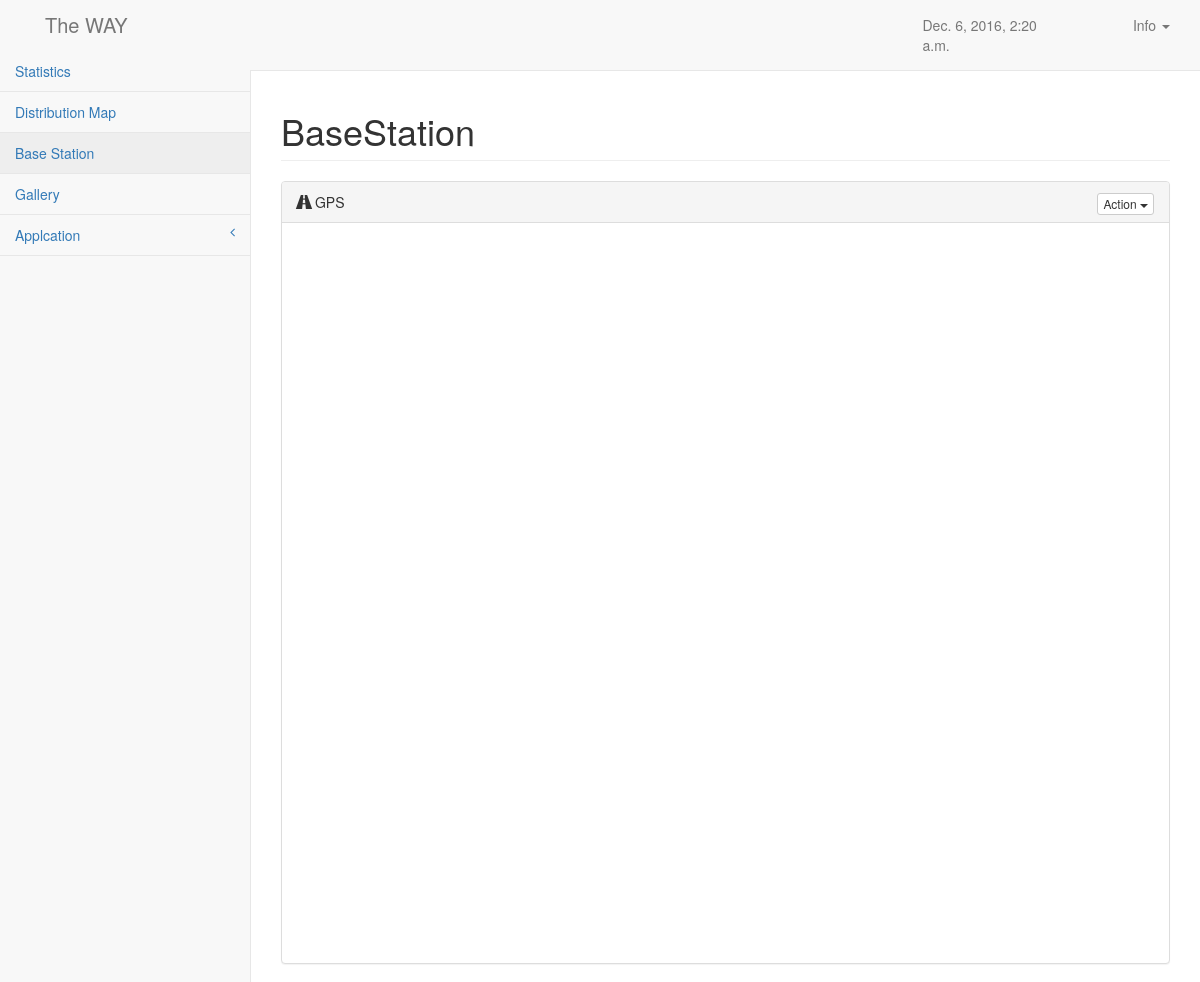
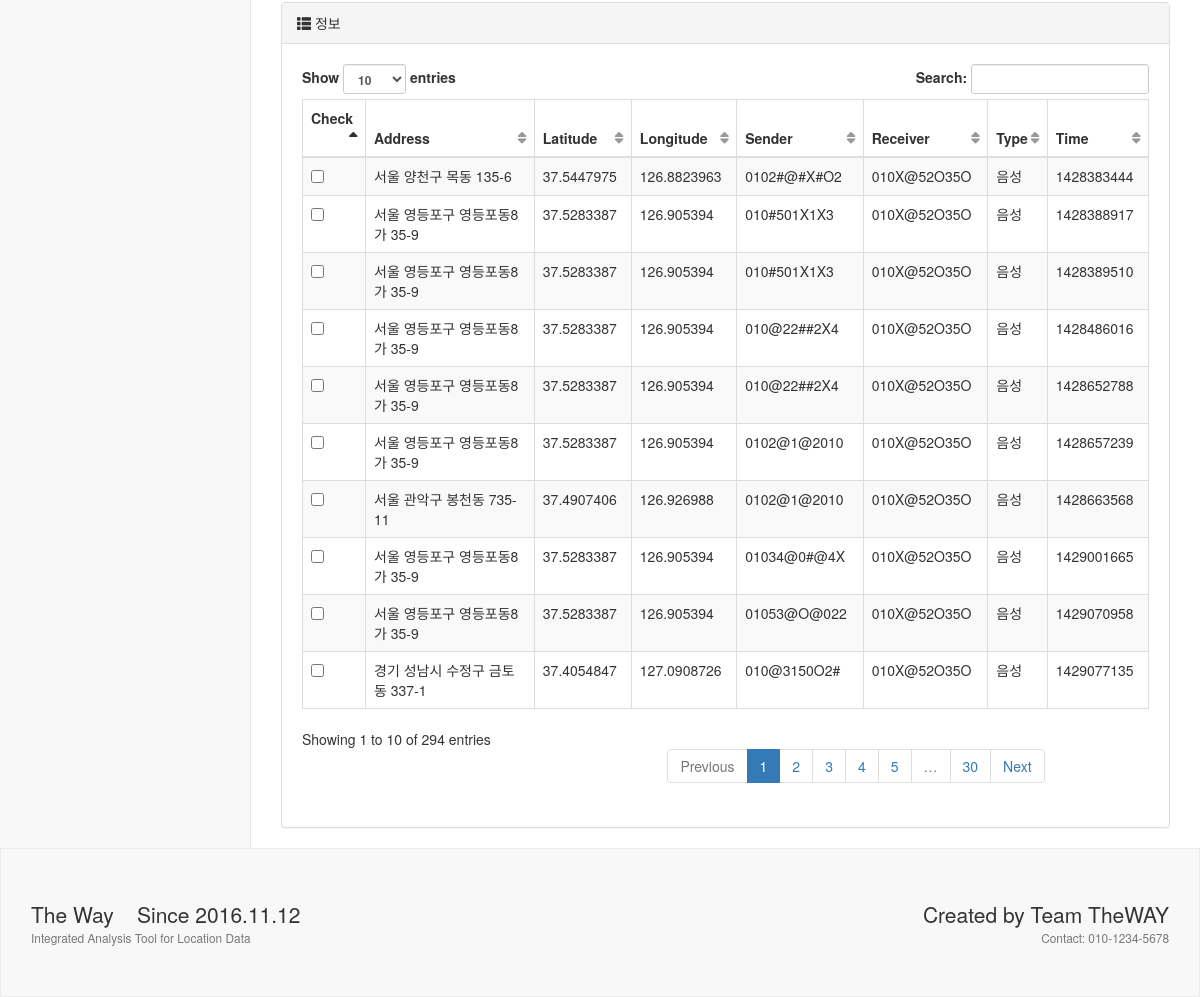
The page /result/basestation on the database its author committed (2 pictures, top to bottom).
### twpoint/models.py (models this page shows, shortened)
class BaseStation(models.Model):
    time = models.CharField(max_length=255)
    location = models.CharField(max_length=255)
    lat = models.FloatField('Latitude')
    lng = models.FloatField('Longitude')
    sender = models.CharField(max_length=255)
    receiver = models.CharField(max_length=255)
    type = models.CharField(max_length=255)

### twpoint/views.py (the view)
# urls.py: url(r'^result/basestation$', views.base_station, name="basestation"),
def base_station(request):
    applications = Application.objects.all()
    user = UserInfo.objects.all()
    stations = BaseStation.objects.all()
    context = {
        'time': timezone.localtime(timezone.now()),
        'application': applications,
        'user': user,
        'stations': stations,
    }
    return render(request, 'twpoint/basestation.html', context)

### twpoint/models.py (called while the page is built)
    def __str__(self):
        return self.app_name

### twpoint/templates/twpoint/basestation.html (shortened to what this page needs)
{% extends 'twpoint/base.html' %}
{% block css_sb %}
{% load static %} <link href="{% static 'twpoint/bootstrapdist/css/sb-admin-2.css' %}" rel="stylesheet">
{% endblock %}
{% block main_content %}
<div id="page-wrapper">
    <div class="row">
        <div class="col-lg-12">
            <h1 class="page-header"> BaseStation</h1>
        </div>
    </div>
    <div class="row">
        <div class="col-lg-12">
            <div class="panel panel-default">
                <div class="panel-heading">
                    <i class="glyphicon glyphicon-road"></i> GPS
                    <div class="pull-right">
                        <div class="btn-group">
                            <button type="button" class="btn btn-default btn-xs dropdown-toggle" data-toggle="dropdown">
                                Action
                                <span class="caret"></span>
                            </button>
                        </div>
                    </div>
                </div>
                <div class="panel-body">
                    <div id="bs_map"></div>
                </div>
            </div>
        </div>
        <div class="col-lg-12">
            <div class="panel panel-default">
                <div class="panel-heading">
                    <i class="glyphicon glyphicon-th-list"></i>  정보
                </div>
                <div class="panel-body">
                    <div class="row">
                        <div class="col-sm-12">
                            <table width="100%" class="table table-striped table-bordered table-hover" id="station_table">
                                <thead>
                                <tr>
                                    <th>Check</th>
                                    <th>Address</th>
                                    <th>Latitude</th>
                                    <th>Longitude</th>
                                    <th>Sender</th>
                                    <th>Receiver</th>
                                    <th>Type</th>
                                    <th>Time</th>
                                </tr>
                                </thead>
                                <tbody>
                                {% for station in stations %}
                                <tr class="odd gradeA">
                                    <td><input type="checkbox" id="{{ station.id }}" class="s_check"/></td>
                                    <td>{{ station.location }}</td>
                                    <td>{{ station.lat }}</td>
                                    <td>{{ station.lng }}</td>
                                    <td>{{ station.sender }}</td>
                                    <td>{{ station.receiver }}</td>
                                    <td>{{ station.type }}</td>
                                    <td>{{ station.time }}</td>
                                </tr>
                                {% endfor %}
                                </tbody>
                            </table>
                        </div>
                    </div>
                </div>
            </div>
        </div>
    </div>
</div>
{% endblock %}

### twpoint/templates/twpoint/base.html (shortened to what this page needs)
{% load staticfiles %}
<!DOCTYPE html>
<html lang="en">
<head>
    <link href="{% static 'twpoint/vendor/bootstrap/css/bootstrap.css' %}" rel="stylesheet">
    <link href="{% static 'twpoint/vendor/metisMenu/metisMenu.css' %}" rel="stylesheet">
    {% block css_sb %}{% endblock %}
    <link href="{% static 'twpoint/vendor/morrisjs/morris.css' %}" rel="stylesheet">
    <link href="{% static 'twpoint/vendor/font-awesome/css/font-awesome.css' %}" rel="stylesheet" type="text/css">
</head>
<body style="overflow-x:hidden;">
<div class="wrapper">
    {% include 'twpoint/header.html' %}
    {% block main_content %}
    {% endblock %}
    {% include 'twpoint/footer.html' %}
</div>
</body>
</html>

### twpoint/templates/twpoint/header.html (shortened to what this page needs)
<nav class="navbar navbar-default navbar-static-top" role="navigation" style="margin-bottom: 0">
    <div class="col-lg-12">
        <div class="col-lg-2">
            <div class="navbar-header">
                <a class="navbar-brand" href="{% url 'twpoint:index' %}">The WAY</a>
            </div>
        </div>
        <div class="col-lg-2 col-lg-offset-7">
            <p class="navbar-text" style="float:right;"> {{ time }}</p>
        </div>{% if application %}
        <div class="col-lg-1">
            <ul class="nav navbar-nav navbar-right">
                <li id="fat-menu" class="dropdown">
                    <a href="#" class="dropdown-toggle" id="drop3" data-toggle="dropdown" role="button" aria-haspopup="true" aria-expanded="false">
                        Info <span class="caret"></span>
                    </a>
                </li>
            </ul>
        </div>{% endif %}
    </div>{% if application %}
    <div class="navbar-default sidebar" role="navigation">
        <div class="sidebar-nav navbar-collapse" >
            <ul class="nav" id="side-menu">
                <li>
                    <a href="{% url 'twpoint:result' %}"> Statistics </a>
                </li>
                <li>
                    <a href="#Distribution"> Distribution Map</a>
                </li>
                <li>
                    <a href="{% url 'twpoint:basestation' %}"> Base Station</a>
                </li>
                <li>
                    <a href="{% url 'twpoint:gallery' %}"> Gallery</a>
                </li>
                <li>
                    <a href="#"> Applcation<span class="fa arrow"></span></a>
                </li>
            </ul>
        </div>
    </div>{% endif %}
</nav>

### twpoint/templates/twpoint/footer.html
<footer>
    <div class="row">
        <div class="col-lg-12">
            <div class="large left">The Way &nbsp;&nbsp;&nbsp;Since 2016.11.12</div>
            <div class="large right">Created by Team TheWAY</div>
        </div>
        <div class="col-lg-12">
            <div class="copyright text-muted small left">Integrated Analysis Tool for Location Data</div>
            <div class="copyright text-muted small right">Contact: 010-1234-5678</div>
        </div>
    </div>
</footer>

### rows shown on the page
BaseStation: location "서울 양천구 목동 135-6", lat "37.5447975", lng "126.8823963", sender "0102#@#X#O2", receiver "010X@52O35O", type "음성", time "1428383444"
BaseStation: location "서울 영등포구 영등포동8가 35-9", lat "37.5283387", lng "126.905394", sender "010#501X1X3", receiver "010X@52O35O", type "음성", time "1428388917"
BaseStation: location "서울 영등포구 영등포동8가 35-9", lat "37.5283387", lng "126.905394", sender "010#501X1X3", receiver "010X@52O35O", type "음성", time "1428389510"
BaseStation: location "서울 영등포구 영등포동8가 35-9", lat "37.5283387", lng "126.905394", sender "010@22##2X4", receiver "010X@52O35O", type "음성", time "1428486016"
BaseStation: location "서울 영등포구 영등포동8가 35-9", lat "37.5283387", lng "126.905394", sender "010@22##2X4", receiver "010X@52O35O", type "음성", time "1428652788"
BaseStation: location "서울 영등포구 영등포동8가 35-9", lat "37.5283387", lng "126.905394", sender "0102@1@2010", receiver "010X@52O35O", type "음성", time "1428657239"
BaseStation: location "서울 관악구 봉천동 735-11", lat "37.4907406", lng "126.926988", sender "0102@1@2010", receiver "010X@52O35O", type "음성", time "1428663568"
BaseStation: location "서울 영등포구 영등포동8가 35-9", lat "37.5283387", lng "126.905394", sender "01034@0#@4X", receiver "010X@52O35O", type "음성", time "1429001665"
BaseStation: location "서울 영등포구 영등포동8가 35-9", lat "37.5283387", lng "126.905394", sender "01053@O@022", receiver "010X@52O35O", type "음성", time "1429070958"
BaseStation: location "경기 성남시 수정구 금토동 337-1", lat "37.4054847", lng "127.0908726", sender "010@3150O2#", receiver "010X@52O35O", type "음성", time "1429077135"

### other values the page prints
{{ time }} "Dec. 6, 2016, 2:20 a.m."
